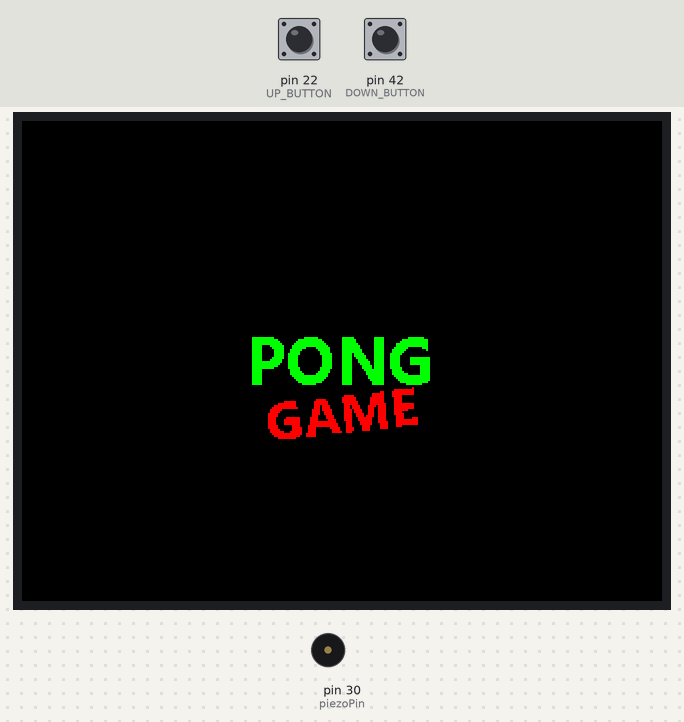
This sketch was run on a simulated Arduino Mega 2560, built with avr-gcc and run on an emulated ATmega2560. On the bench: 320×240 colour display, buzzer (waves = sounding). The inputs (shaded band) are chosen by the test bench; at power-on: pin 22 (UP_BUTTON) HIGH, pin 42 (DOWN_BUTTON) HIGH. Random numbers use the default seed unless the sketch sets one.

Above: at 2.3 s.
2.4 s: pin 22 (UP_BUTTON) pulled LOW for 0.15 s
At 3.8 s:
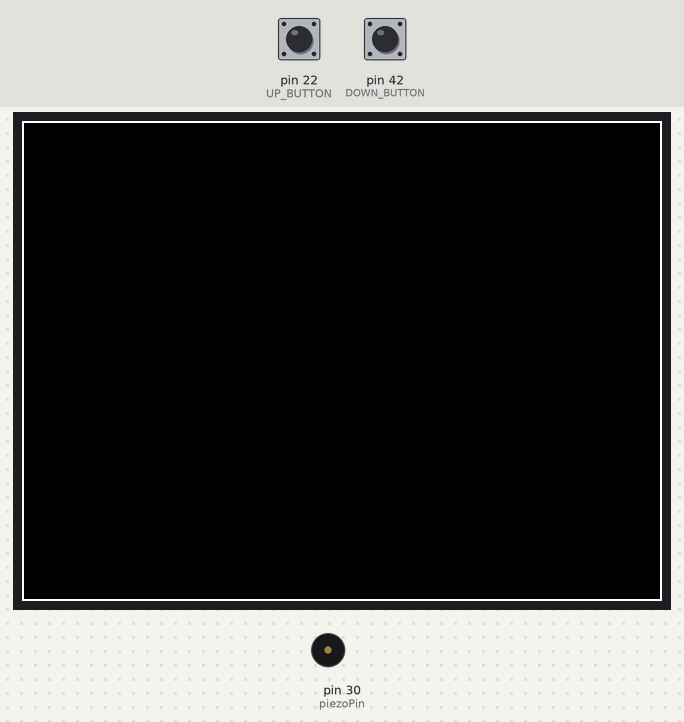
5.5 s: pin 42 (DOWN_BUTTON) pulled LOW for 1 s
At 5.78 s:
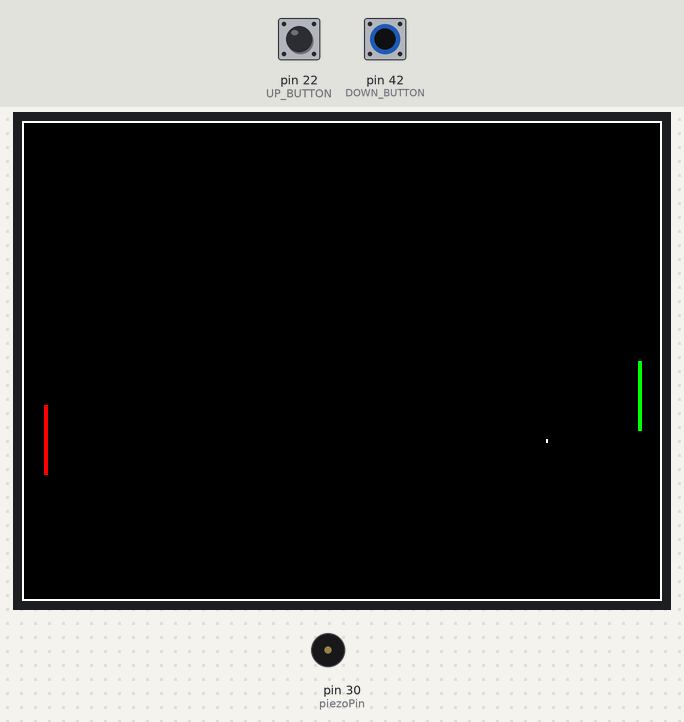
9.5 s: pin 22 (UP_BUTTON) pulled LOW for 1 s
At 9.73 s:
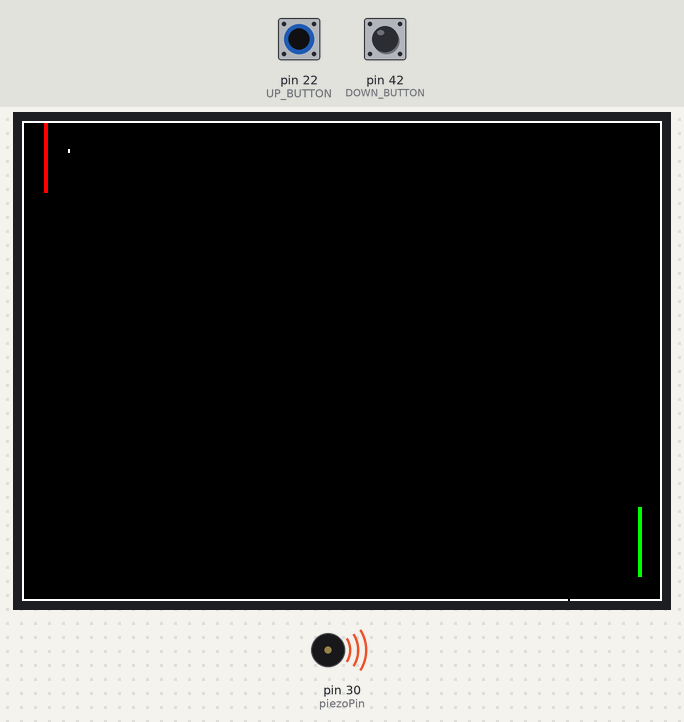
16.5 s: pin 42 (DOWN_BUTTON) pulled LOW for 1 s
At 17.6 s:
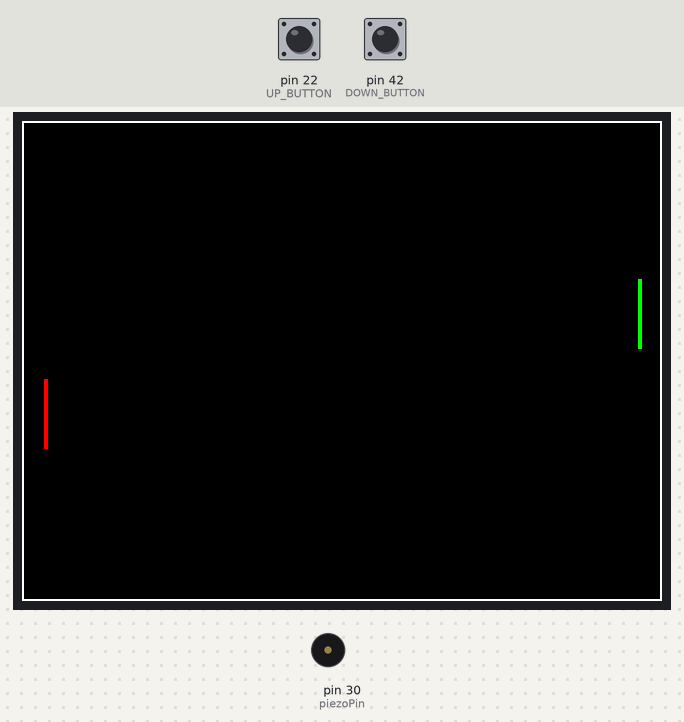
Timing chart, 0 to 21.5 s (numbered marks = the images above; inputs shaded):
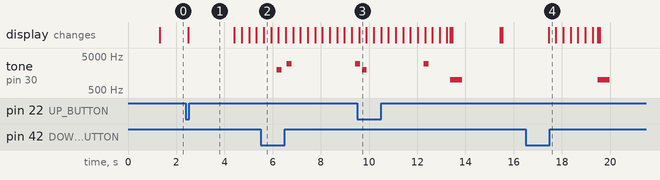

The sketch:

TFTPong.ino
```cpp
// Pong

#include "TouchScreen.h"
#include <Adafruit_GFX.h>    // Core graphics library
#include <Adafruit_TFTLCD.h> // Hardware-specific library

#define DEBUG

#define LCD_CS A3
#define LCD_CD A2
#define LCD_WR A1
#define LCD_RD A0
#define LCD_RESET A4

#define powerPin 53 //will turn on to power sensor(s)
#define sensorPin A14 // sensor one
#define sensor2Pin A15 // sensor two
#define piezoPin 30 // piezo

// These are the pins for the shield!
#define YP A3  // must be an analog pin, use "An" notation!
#define XM A2  // must be an analog pin, use "An" notation!
#define YM 9   // can be a digital pin
#define XP 8   // can be a digital pin

#define BLACK   0x0000
#define BLUE    0x001F
#define RED     0xF800
#define GREEN   0x07E0
#define CYAN    0x07FF
#define MAGENTA 0xF81F
#define YELLOW  0xFFE0
#define WHITE   0xFFFF
#define GREY      0xCE79
#define LIGHTGREY 0xDEDB

Adafruit_TFTLCD display(LCD_CS, LCD_CD, LCD_WR, LCD_RD, LCD_RESET);

TouchScreen ts = TouchScreen(XP, YP, XM, YM, 364);
const int WIDTH = 320;
const int HEIGHT = 240;
const int BORDER_TOP = 0;
const int BORDER_BOTTOM = HEIGHT - 1;
const int BORDER_LEFT = 0;
const int BORDER_RIGHT = WIDTH - 1;

// Pong
const unsigned long PADDLE_RATE = 8;
const unsigned long BALL_RATE = 12;
const uint8_t PADDLE_HEIGHT = 35;
int MAX_SCORE = 8;

int CPU_SCORE = 0;
int PLAYER_SCORE = 0;
#define UP_BUTTON 22
#define DOWN_BUTTON 42

// Declarations
void drawCourt();

unsigned long ball_update;
unsigned long paddle_update;

const int CPU_X = 12;
const int PLAYER_X = WIDTH - 12;

int cpu_y = HEIGHT / 2 - PADDLE_HEIGHT / 2;
int player_y = HEIGHT / 2 - PADDLE_HEIGHT / 2;
int ball_x = WIDTH;
int ball_y = HEIGHT / 2;
int ball_dir_x = 1;
int ball_dir_y = 1;

boolean gameIsRunning = true;
boolean resetBall = false;

static const unsigned char pong []PROGMEM = {
  0xff, 0xe0, 0x0, 0x3f, 0x80, 0x7, 0xe0, 0x7, 0xc0, 0x3, 0xfc, 0x0,
  0xff, 0xf8, 0x1, 0xff, 0xe0, 0x7, 0xf0, 0x7, 0xc0, 0x1f, 0xff, 0x0,
  0xff, 0xfc, 0x3, 0xff, 0xf0, 0x7, 0xf0, 0x7, 0xc0, 0x3f, 0xff, 0x0,
  0xff, 0xfe, 0x7, 0xff, 0xf8, 0x7, 0xf8, 0x7, 0xc0, 0xff, 0xff, 0x0,
  0xf8, 0x7f, 0xf, 0xff, 0xfc, 0x7, 0xfc, 0x7, 0xc0, 0xff, 0xff, 0x0,
  0xf8, 0x3f, 0xf, 0xe0, 0xfe, 0x7, 0xfc, 0x7, 0xc1, 0xfc, 0x7, 0x0,
  0xf8, 0x1f, 0x1f, 0x80, 0x7e, 0x7, 0xfe, 0x7, 0xc3, 0xf8, 0x1, 0x0,
  0xf8, 0x1f, 0x1f, 0x0, 0x3e, 0x7, 0xfe, 0x7, 0xc3, 0xf0, 0x0, 0x0,
  0xf8, 0x1f, 0x3f, 0x0, 0x3f, 0x7, 0xdf, 0x7, 0xc7, 0xe0, 0x0, 0x0,
  0xf8, 0x1f, 0x3e, 0x0, 0x1f, 0x7, 0xdf, 0x87, 0xc7, 0xc0, 0x0, 0x0,
  0xf8, 0x3f, 0x3e, 0x0, 0x1f, 0x7, 0xcf, 0x87, 0xc7, 0xc1, 0xff, 0x80,
  0xf8, 0x7e, 0x3e, 0x0, 0x1f, 0x7, 0xc7, 0xc7, 0xc7, 0xc1, 0xff, 0x80,
  0xff, 0xfe, 0x3e, 0x0, 0x1f, 0x7, 0xc7, 0xe7, 0xc7, 0xc1, 0xff, 0x80,
  0xff, 0xfc, 0x3e, 0x0, 0x1f, 0x7, 0xc3, 0xe7, 0xc7, 0xc1, 0xff, 0x80,
  0xff, 0xf8, 0x3e, 0x0, 0x1f, 0x7, 0xc1, 0xf7, 0xc7, 0xc0, 0xf, 0x80,
  0xff, 0xe0, 0x3f, 0x0, 0x3f, 0x7, 0xc1, 0xf7, 0xc7, 0xe0, 0xf, 0x80,
  0xf8, 0x0, 0x1f, 0x0, 0x3e, 0x7, 0xc0, 0xff, 0xc3, 0xe0, 0xf, 0x80,
  0xf8, 0x0, 0x1f, 0x80, 0x7e, 0x7, 0xc0, 0x7f, 0xc3, 0xf0, 0xf, 0x80,
  0xf8, 0x0, 0x1f, 0xc0, 0xfc, 0x7, 0xc0, 0x7f, 0xc3, 0xfc, 0xf, 0x80,
  0xf8, 0x0, 0xf, 0xff, 0xfc, 0x7, 0xc0, 0x3f, 0xc1, 0xff, 0xff, 0x80,
  0xf8, 0x0, 0x7, 0xff, 0xf8, 0x7, 0xc0, 0x3f, 0xc0, 0xff, 0xff, 0x80,
  0xf8, 0x0, 0x3, 0xff, 0xf0, 0x7, 0xc0, 0x1f, 0xc0, 0x7f, 0xff, 0x80,
  0xf8, 0x0, 0x1, 0xff, 0xe0, 0x7, 0xc0, 0xf, 0xc0, 0x3f, 0xff, 0x0,
  0xf8, 0x0, 0x0, 0x7f, 0x0, 0x7, 0xc0, 0xf, 0xc0, 0x7, 0xf8, 0x0
};

static const unsigned char game []PROGMEM = {
  0x0, 0x0, 0x0, 0x0, 0x0, 0x0, 0x0, 0x0, 0x0, 0x80,
  0x0, 0x0, 0x0, 0x0, 0x0, 0x0, 0x0, 0x1, 0xff, 0x80,
  0x0, 0x0, 0x0, 0x0, 0x0, 0x0, 0x0, 0xc3, 0xff, 0x80,
  0x0, 0x0, 0x0, 0x0, 0x0, 0x0, 0xf, 0xc3, 0xff, 0x80,
  0x0, 0x0, 0x0, 0x0, 0x3, 0xe0, 0xf, 0xc3, 0xe0, 0x0,
  0x0, 0x0, 0x0, 0x0, 0x7, 0xf0, 0x1f, 0xc1, 0xe0, 0x0,
  0x0, 0x0, 0x0, 0xf8, 0x7, 0xf0, 0x1f, 0xc1, 0xe0, 0x0,
  0x0, 0xfc, 0x1, 0xfc, 0x7, 0xf8, 0x1f, 0xc1, 0xe0, 0x0,
  0x7, 0xfc, 0x1, 0xfc, 0x3, 0xf8, 0x1f, 0xe1, 0xff, 0x80,
  0x1f, 0xfc, 0x1, 0xde, 0x3, 0xbc, 0x3d, 0xe1, 0xff, 0x80,
  0x3f, 0xfe, 0x1, 0xde, 0x3, 0xbc, 0x39, 0xe1, 0xff, 0x80,
  0x7e, 0x0, 0x3, 0xdf, 0x3, 0xde, 0x39, 0xe1, 0xfc, 0x0,
  0x7c, 0x0, 0x3, 0xcf, 0x3, 0xde, 0x39, 0xe1, 0xe0, 0x0,
  0xf8, 0x0, 0x3, 0xcf, 0x3, 0xcf, 0x39, 0xe1, 0xf0, 0x0,
  0xf8, 0x0, 0x3, 0x87, 0x83, 0xcf, 0x79, 0xe0, 0xf0, 0x0,
  0xf0, 0x7f, 0x7, 0x87, 0x83, 0xc7, 0xf1, 0xe0, 0xf0, 0xe0,
  0xf0, 0xff, 0x7, 0x83, 0xc3, 0xc7, 0xf1, 0xe0, 0xff, 0xe0,
  0xf0, 0xff, 0x7, 0xff, 0xc1, 0xc3, 0xf1, 0xf0, 0xff, 0xe0,
  0xf0, 0xff, 0x7, 0xff, 0xe1, 0xc3, 0xf0, 0xf0, 0xff, 0xe0,
  0xf8, 0xf, 0xf, 0xff, 0xe1, 0xc1, 0xe0, 0xf0, 0xe0, 0x0,
  0xf8, 0xf, 0x8f, 0x1, 0xf1, 0xe1, 0xe0, 0xf0, 0x0, 0x0,
  0x7c, 0xf, 0x8f, 0x0, 0xf1, 0xe1, 0xe0, 0x0, 0x0, 0x0,
  0x7f, 0x1f, 0x8f, 0x0, 0xf9, 0xc0, 0x0, 0x0, 0x0, 0x0,
  0x3f, 0xff, 0x9f, 0x0, 0x0, 0x0, 0x0, 0x0, 0x0, 0x0,
  0x1f, 0xff, 0x1f, 0x0, 0x0, 0x0, 0x0, 0x0, 0x0, 0x0,
  0x7, 0xfc, 0x0, 0x0, 0x0, 0x0, 0x0, 0x0, 0x0, 0x0
};

// Code
void setup()
{
#ifdef DEBUG
  Serial.begin(9600);
#endif // DEBUG

  pinMode(powerPin, OUTPUT);
  digitalWrite(powerPin, HIGH); // turn sensor power on
  pinMode(UP_BUTTON, INPUT_PULLUP);
  pinMode(DOWN_BUTTON, INPUT_PULLUP);

  display.reset();

  uint16_t identifier = display.readID();

  display.begin(identifier);

  display.fillScreen(BLACK);
  display.setRotation(1);
  display.setCursor(30, 100);
  display.setTextColor(RED);  display.setTextSize(2);
  display.println("LCD driver chip: ");
  display.setCursor(100, 150);
  display.setTextColor(BLUE);
  display.println(identifier, HEX);
  delay(1000);

  display.fillScreen(BLACK);
  display.drawBitmap(WIDTH / 2 - 45, HEIGHT / 2 - 12, pong, 89, 24, GREEN);
  display.drawBitmap(WIDTH / 2 - 37, HEIGHT / 2 + 13, game, 75, 26, RED);
  while (digitalRead(UP_BUTTON) == HIGH && digitalRead(DOWN_BUTTON) == HIGH)
  {
    delay(100);
  }

  unsigned long start = millis();

  display.fillScreen(BLACK);
  drawCourt();

  while (millis() - start < 2000);
  ball_update = millis();
  paddle_update = ball_update;
  ball_x = WIDTH / 2;
  ball_y = random(50, HEIGHT - 50);
}

//////////////////////////////////////////////////////////////////////////////////
void loop()
{
  unsigned long time = millis();
  static bool up_state = false;
  static bool down_state = false;

  up_state |= (digitalRead(UP_BUTTON) == LOW);
  down_state |= (digitalRead(DOWN_BUTTON) == LOW);

  if (resetBall)
  {
    ball_x = random(100, WIDTH - 100);
    ball_y = random(10, HEIGHT - 10);
    do
    {
      ball_dir_x = random(-1, 2);
    } while (ball_dir_x == 0);

    do
    {
      ball_dir_y = random(-1, 2);
    } while (ball_dir_y == 0);

    resetBall = false;
  }

  if (time > ball_update && gameIsRunning)
  {
    int new_x = ball_x + ball_dir_x;
    int new_y = ball_y + ball_dir_y;

    // Check if we hit the vertical walls
    if (new_x == 0) //Player Gets a Point
    {
      tone(piezoPin, 1000, 500);
      PLAYER_SCORE++;
      if (PLAYER_SCORE == MAX_SCORE)
      {
        gameOver();
      }
      else
      {
        showScore();
      }
    }

    // Check if we hit the vertical walls
    if (new_x == BORDER_RIGHT) //CPU Gets a Point
    {
      tone(piezoPin, 1000, 500);
      CPU_SCORE++;
      if (CPU_SCORE == MAX_SCORE)
      {
        gameOver();
      } else
      {
        showScore();
      }
    }

    // Check if we hit the horizontal walls.
    if (new_y == BORDER_TOP || new_y == BORDER_BOTTOM)
    {
      tone(piezoPin, 3000, 200);
      ball_dir_y = -ball_dir_y;
      new_y += ball_dir_y + ball_dir_y;
    }

    // Check if we hit the CPU paddle
    if (new_x == CPU_X && new_y >= cpu_y && new_y <= cpu_y + PADDLE_HEIGHT)
    {
      tone(piezoPin, 2000, 200);
      ball_dir_x = -ball_dir_x;
      new_x += ball_dir_x + ball_dir_x;
    }

    // Check if we hit the player paddle
    if (new_x == PLAYER_X && new_y >= player_y && new_y <= player_y + PADDLE_HEIGHT)
    {
      tone(piezoPin, 2000, 200);
      ball_dir_x = -ball_dir_x;
      new_x += ball_dir_x + ball_dir_x;
    }

    display.drawFastVLine(ball_x, ball_y, 2, BLACK);
    display.drawFastVLine(ball_x, ball_y, 2, BLACK);

    display.drawFastVLine(new_x, new_y, 2, WHITE);
    display.drawFastVLine(new_x, new_y, 2, WHITE);

    ball_x = new_x;
    ball_y = new_y;

    ball_update += BALL_RATE;
  }

  if (time > paddle_update && gameIsRunning)
  {
    paddle_update += PADDLE_RATE;

    // CPU paddle
    display.drawFastVLine(CPU_X, cpu_y, PADDLE_HEIGHT, BLACK);
    display.drawFastVLine(CPU_X - 1, cpu_y, PADDLE_HEIGHT, BLACK);
    const int half_paddle = PADDLE_HEIGHT / 2;
    if (cpu_y + half_paddle > ball_y) {
      cpu_y -= 1;
    }
    if (cpu_y + half_paddle < ball_y) {
      cpu_y += 1;
    }
    if (cpu_y < 1) cpu_y = 1;
    if (cpu_y + PADDLE_HEIGHT > BORDER_BOTTOM) cpu_y = BORDER_BOTTOM - PADDLE_HEIGHT;
    display.drawFastVLine(CPU_X, cpu_y, PADDLE_HEIGHT, RED);
    display.drawFastVLine(CPU_X - 1, cpu_y, PADDLE_HEIGHT, RED);

    // Player paddle
    display.drawFastVLine(PLAYER_X, player_y, PADDLE_HEIGHT, BLACK);
    display.drawFastVLine(PLAYER_X + 1, player_y, PADDLE_HEIGHT, BLACK);
    if (up_state) {
      player_y -= 1;
    }
    if (down_state) {
      player_y += 1;
    }
    up_state = down_state = false;
    if (player_y < 1) player_y = 1;
    if (player_y + PADDLE_HEIGHT > BORDER_BOTTOM) player_y = BORDER_BOTTOM - PADDLE_HEIGHT;
    display.drawFastVLine(PLAYER_X, player_y, PADDLE_HEIGHT, GREEN);
    display.drawFastVLine(PLAYER_X + 1, player_y, PADDLE_HEIGHT, GREEN);
  }
}

void drawCourt()
{
  display.drawRect(0, 0, WIDTH, HEIGHT, WHITE);
}

void gameOver()
{
  gameIsRunning = false;
  display.fillScreen(BLACK);
  drawCourt();
  if (PLAYER_SCORE > CPU_SCORE)
  {
    display.setCursor(5, 4);
    display.setTextColor(WHITE);
    display.setTextSize(2);
    display.print("You Won");
  } else
  {
    display.setCursor(5, 4);
    display.setTextColor(WHITE);
    display.setTextSize(2);
    display.print("Arduino WON");
  }

  display.setCursor(20, 30);
  display.setTextColor(RED);
  display.setTextSize(3);
  display.print(String(CPU_SCORE));

  display.setCursor(60, 30);
  display.setTextColor(GREEN);
  display.setTextSize(3);
  display.print(String(PLAYER_SCORE));

  delay(2000);

  while (digitalRead(UP_BUTTON) == HIGH && digitalRead(DOWN_BUTTON) == HIGH)
  {
    delay(100);
  }
  gameIsRunning = true;

  CPU_SCORE = PLAYER_SCORE = 0;

  unsigned long start = millis();
  display.fillScreen(BLACK);
  drawCourt();
  while (millis() - start < 2000);
  ball_update = millis();
  paddle_update = ball_update;
  gameIsRunning = true;
  resetBall = true;
}

void showScore()
{
  gameIsRunning = false;
  display.fillScreen(BLACK);
  drawCourt();

  display.setCursor(15, 4);
  display.setTextColor(WHITE);
  display.setTextSize(2);
  display.print("Score");

  display.setCursor(20, 30);
  display.setTextColor(RED);
  display.setTextSize(3);
  display.print(String(CPU_SCORE));

  display.setCursor(60, 30);
  display.setTextColor(GREEN);
  display.setTextSize(3);
  display.print(String(PLAYER_SCORE));

  delay(2000);
  unsigned long start = millis();

  display.fillScreen(BLACK);
  drawCourt();
  while (millis() - start < 2000);
  ball_update = millis();
  paddle_update = ball_update;
  gameIsRunning = true;
  resetBall = true;
}
```

Measured:
- after the input at 2.4 s, the display: changes after 0.09 s (image 1)
- by itself, tone on pin 30 (piezoPin): plays 2000 Hz for 0.20 s, 3000 Hz for 0.20 s, 1000 Hz for 0.50 s
